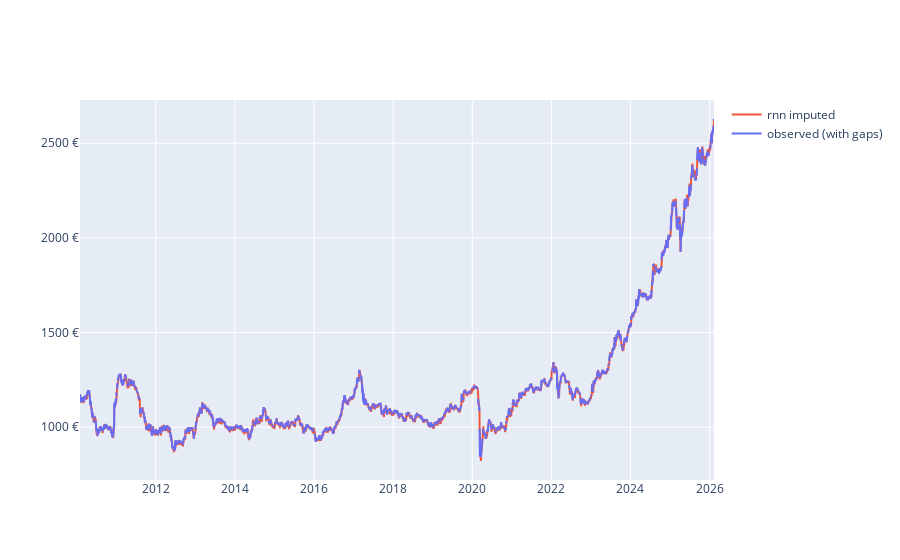

Notebook code for this chart:
### Code cell
# same chart design: observed (gaps) + rnn-imputed (filled)
fig = go.Figure()
fig.add_trace(
    go.Scatter(
        x=plot_df["date"],
        y=imputed,
        mode="lines",
        name="rnn imputed",
        line=dict(color="#ef553b", dash="solid"),
        connectgaps=True,
    )
)
fig.add_trace(
    go.Scatter(
        x=plot_df["date"],
        y=observed,
        mode="lines",
        name="observed (with gaps)",
        line=dict(color="#636efa", dash="solid"),
        connectgaps=False,
    )
)
fig.update_layout(
    hovermode="x unified",
    title=None,
    xaxis_title=None,
    yaxis_title=None,
    yaxis=dict(ticksuffix=" €"),
    showlegend=True,
)
fig.update_traces(connectgaps=False, selector=dict(name="observed (with gaps)"))

fig.show()

### Figure 1 — Plotly figure (JSON) as saved in the notebook; plotly's stock layout.template omitted (floating-point values rounded to 4 significant figures; data arrays with more than 128 entries replaced by an {"elided": "..."} marker saying what was removed)
{"data": [{"connectgaps": true, "line": {"color": "#ef553b", "dash": "solid"}, "mode": "lines", "name": "rnn imputed", "type": "scatter", "x": {"elided": "5854 str values"}, "y": {"elided": "5854 float values"}}, {"connectgaps": false, "line": {"color": "#636efa", "dash": "solid"}, "mode": "lines", "name": "observed (with gaps)", "type": "scatter", "x": {"elided": "5854 str values"}, "y": {"elided": "5854 float values"}}], "layout": {"hovermode": "x unified", "showlegend": true, "title": {}, "xaxis": {"title": {}}, "yaxis": {"ticksuffix": " €", "title": {}}}}
